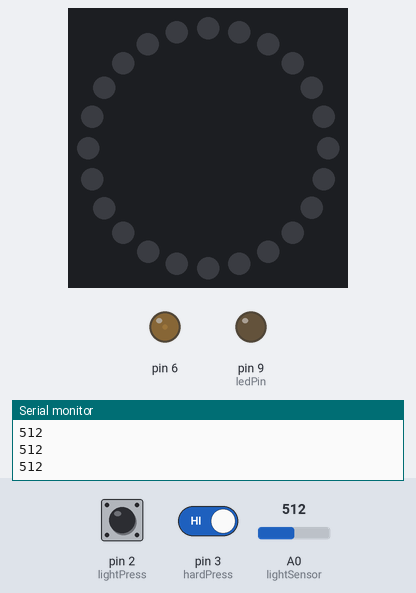
Bench run of a sketch on a simulated Arduino Uno, built with avr-gcc and run on an emulated ATmega328P. Shown: 24 RGB LEDs in a ring, first at the top, clockwise, output pins drawn as LEDs (lit = HIGH), the last lines printed to the serial monitor. The inputs (shaded band) are chosen by the test bench; at power-on: A0 (lightSensor) = 512, pin 2 (lightPress) HIGH, pin 3 (hardPress) HIGH.

Above: at 1.8 s.
1.9 s: A0 (lightSensor) set to 541
At 2.61 s:
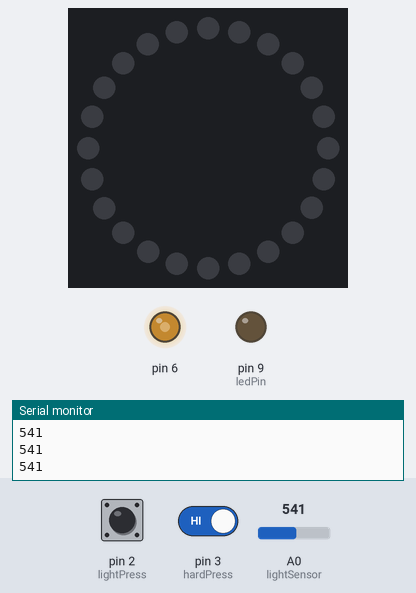
4.9 s: pin 2 (lightPress) pulled LOW for 1 s
At 5.4 s:
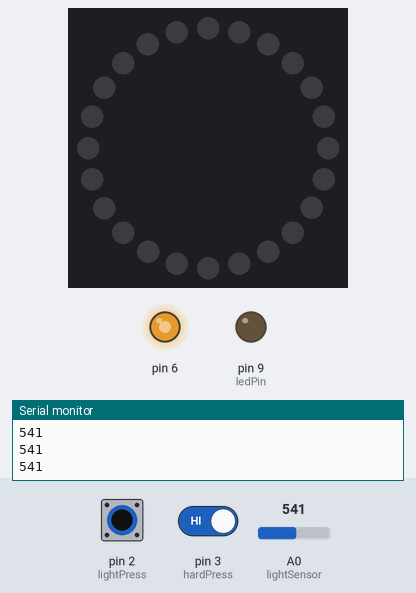
6.5 s: A0 (lightSensor) set to 511
8.5 s: pin 2 (lightPress) pulled LOW for 0.15 s
9.2 s: pin 2 (lightPress) driven LOW and pin 3 (hardPress) driven LOW
12.2 s: pin 2 (lightPress) driven HIGH
Timing chart, 0 to 15.4 s (numbered marks = the images above; inputs shaded):
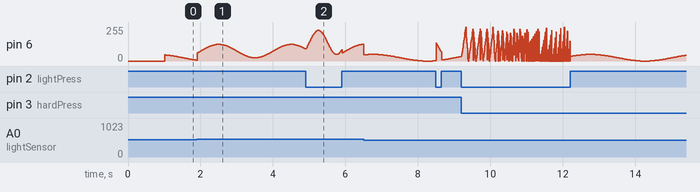

The sketch:

pointlights.ino
```cpp
//Version 5.2 - Adding behaviour

//For neopixels...
#include <Adafruit_NeoPixel.h>
const byte neoPin = 11;       //Global GPIO pin
const byte neoPixels = 24;    //Global constant for number of pixels
byte neoBright = 100;         //Variable for Neopixel brightness

// Create new Neopixel ring object
Adafruit_NeoPixel ring = Adafruit_NeoPixel(neoPixels, neoPin, NEO_GRB);


enum ledStates {START, INCREASE, DECREASE, STAY, WAVE, OFF, ON, INCREASEAGAIN, HALFSINE, OFF2, FADEOUT}; // Here we make nicknames for the different states our program supports.
enum ledStates ledState; // We define 'ledState' as type ledStates'
enum ledStates previousLedState = ledState;

unsigned long startMillis;  //some global variables available anywhere in the program
unsigned long currentMillis;

//Global variables
int brightness = 0; // our main variable for setting the brightness of the LED
float velocity = 1.0; // the speed at which we change the brightness.
int ledPin = 9; // we use pin 9 for PWM
int cringeCounter = 0;

//Sensor for pressure
int lightPress = 2;
int hardPress = 3;

int lightSensor = A0;
int ambientLight = 0;

int lightTrim = 10;

//Variables for controlling patterns
int maxLength;
int chargeState;    //255 is 100 percent
int holdChargeState;    //255 is 100 percent
int pauseTime;    //255 is 100 percent
int storeState;
int fading = 0;
//State
int globalState = 0;
int painCounter = 0;
int painSwitch = 0;

//Am I alive?
int startUpCounter = 0;
int alive = 1;

int hlrCount = 0;
int hlrFreqCheck = 0;
int lifeCounter = 0;
int requiredHlrCount = 10;
int sensitivity = 0;

int lives = 2;
int maxPain = 100;

void setup() {
  // put your setup code here, to run once:
  pinMode(ledPin, OUTPUT); // set ledPin as an output.
  Serial.begin(9600); // initiate the Serial monitor so we can use the Serial Plotter to graph our patterns

  //Sensor
  pinMode(A0, INPUT);
  pinMode(hardPress, INPUT_PULLUP);
  pinMode(lightPress, INPUT_PULLUP);

  //Start over
  pinMode(10, INPUT_PULLUP);

  //Setup for ring
  ring.begin();
  ring.setBrightness(neoBright);
  ring.show();

}

void loop() {
  if (startUpCounter == 0) {    //Only first time
    startUp();
  }

  //READ SENSORS

  int readLight = analogRead(lightSensor);
  Serial.println(readLight);
  int lightPressure = digitalRead(2);
  int hardPressure = digitalRead(3);

  lightPressure = map(lightPressure, 0, 1, 1, 0);
  hardPressure = map(hardPressure, 0, 1, 1, 0);

  //Killed state
  if (alive == 0) {
    Serial.print("Dead... ");
    Serial.println(readLight);
     Serial.print("required... ");
     Serial.println(ambientLight);

    if (readLight < ambientLight + 10 && lifeCounter < lives) {
      Serial.println("Put down again");

      //reset those badboys
      hlrCount = 0;
      hlrFreqCheck = 0;

      //painswitch?

      if (cringeCounter >= 10){
         alive = 1;
         cringeCounter = 0;
         startUp();

      }
      cringeCounter++;
      delay(500);

    } else {
      die();

      Serial.println(readLight);
      delay(10); //instead of milis????
    }

  } else {

    //Map sensor value to conditions and state
    if (hardPressure == 1 && lightPressure == 1) {                   // IF HARD?
      globalState = 1;

    } else if (lightPressure == 1 && hardPressure == 0) {                          //IF LIGHT?
      globalState = 2;

    } else if (readLight > ambientLight + lightTrim && lightPressure == 0) {            //0
      globalState = 3;

    } else {
      globalState = 4;          //IF nothing?
    }

    //States
    if (globalState == 1) {        // 100
     //Define variables
       if (painCounter > maxPain) {
        lifeCounter++;
        die();
       } else {
        increaseDecrease();      //Composing function
       }
      delay(10);
      setLed();

      //analogWrite(ledPin, brightness);
      currentMillis = millis(); //store the current time since the program started

     } else if (globalState == 2) {        // 75
      //Define variables
      maxLength = 100;
      chargeState = 130;    //255 is 100 percent
      holdChargeState = 1200;    //255 is 100 percent
      pauseTime = 1000;    //255 is 100 percent

      changeState(WAVE);
      waveThem();    //Composing function

      delay(10);
      setLed();

      //analogWrite(ledPin, brightness);
      currentMillis = millis(); //store the current time since the program started

    } else if (globalState == 3) {        // 50
      waveSlow();
      delay(10);

      setLed();
      //analogWrite(ledPin, brightness);
      currentMillis = millis(); //store the current time since the program started

    } else if (globalState == 4) {

      if (painCounter % 2 == true && painSwitch == 0) {
        painSwitch = 1;
      } else {
        painCounter = painCounter * 0.99999997;
        painSwitch = 0;
      }
      /*
      Serial.print("The current pain is: ");
      Serial.print(painCounter);
      Serial.println(" painThymes");
      constantWave();
      */
      constantWave();
      delay(10);

      setLed();
      //Write(ledPin, brightness);
      currentMillis = millis(); //store the current time since the program started

    }
  }

}

void compose() {
  switch (ledState){

  case START:
    plot("START", brightness);
    brightness = 255;
    if (currentMillis - startMillis >= maxLength){
      changeState(DECREASE);
      }
    break;

  case INCREASE:
    //brightness = increase_brightness(brightness, 18);
    brightness = expInc_brightness(brightness, 20);

    plot("INCREASING", brightness);

    if (brightness > 250){
      //ledState = WAVE;
      changeState(OFF);
      }
   break;

  case DECREASE:
    //brightness = decrease_brightness(brightness, 20);
    brightness = expDec_brightness(brightness, maxLength/10);

    plot("DECREASING", brightness);
      if (brightness <= chargeState){
      changeState(OFF2);
      }
     break;

  case INCREASEAGAIN:
    brightness = increase_brightness(brightness, 20);

    plot("INCREASING", brightness);

    if (brightness >= 130){
      //ledState = WAVE;
      changeState(OFF);
    }

    break;

  case WAVE:
    plot("WAVE", brightness);
    brightness = 180;
    brightness = sinewave(1000,256,0); // you can tweak the parameters of the sinewave

    setLed();
    //analogWrite(ledPin, brightness);

    if (currentMillis - startMillis >= 5000){ //change state after 5 secs by comparing the time elapsed since we last change state
      changeState(START);
      }
    break;

  case STAY:
    plot("STAY", brightness);
    brightness = brightness;
    break;

  case ON:
    plot("ON", brightness);
    brightness = 255;
    break;

  case OFF:
    plot("OFF", brightness);
    brightness = 0;
    if (currentMillis - startMillis >= pauseTime){
      changeState(START);
      //globalState++;
      }
    break;

  case OFF2:
  plot("OFF", brightness);
  brightness = chargeState;
  if (currentMillis - startMillis >= holdChargeState){
    changeState(FADEOUT);
    }
  break;

  case FADEOUT:
  //brightness = decrease_brightness(brightness, 20);
    brightness = expDec_brightness(brightness, maxLength/5);;

    plot("DECREASING", brightness);
      if (brightness <= 0){
      changeState(OFF);
      }
     break;
  }
}

void startUp() {
   delay(1000);

    ambientLight = analogRead(lightSensor);

    Serial.println("Started");
    Serial.print("Ambient light is: ");
    Serial.println(ambientLight);

    startUpCounter = 1;
}
void waveThem() {
  plot("WAVE", brightness);
  brightness = brightness;
  brightness = sinewave(1000,180,50); // you can tweak the parameters of the sinewave
  setLed();
  //analogWrite(ledPin, brightness);

  if (currentMillis - startMillis >= 5000){ //change state after 5 secs by comparing the time elapsed since we last change state
    changeState(START);
    }
}
void waveSlow() {
  plot("WAVE", brightness);
  brightness = brightness;
  brightness = sinewave(2000,100, 25); // you can tweak the parameters of the sinewave

  setLed();
  //analogWrite(ledPin, brightness);

  if (currentMillis - startMillis >= 5000){ //change state after 5 secs by comparing the time elapsed since we last change state
    changeState(START);
    }
}

void constantWave() {
  plot("WAVE", brightness);
  brightness = brightness;
  brightness = sinewave(3000,50,0); // you can tweak the parameters of the sinewave

  if (currentMillis - startMillis >= 5000){ //change state after 5 secs by comparing the time elapsed since we last change state
    changeState(START);
    }
}
void increaseDecrease() {
  if (ledState == 0 || ledState == 4) {
    changeState(INCREASE);
  }
  switch (ledState){

  case INCREASE:
    brightness = increase_brightness(brightness, 20 + (painCounter * painCounter/2));
    //brightness = expInc_brightness(brightness, 20);

    plot("INCREASING", brightness);

    if (brightness >= 250){
      //ledState = WAVE;
      changeState(DECREASE);
      }
   break;

  case DECREASE:
    brightness = decrease_brightness(brightness, 40 + (painCounter * painCounter/2));
    //brightness = expDec_brightness(brightness, maxLength/10);

    plot("DECREASING", brightness);
      if (brightness <= 0){
      changeState(INCREASE);
      painCounter++;
      /*
      Serial.print("Pain for: ");
      Serial.print(painCounter);
      Serial.println(" painThymes");
      */
      }
     break;
  }
}

//Helper functions
void die() {
  alive = 0;

  if (brightness <= 0){
    //Callback for died
    //Serial.print("died ... ");
  } else {
    brightness = expDec_brightness(brightness, 2);

    plot("DECREASING", brightness);
  }
}

void changeState(ledStates newState){
    // call to change state, will keep track of time since last state
    startMillis = millis();
    ledState = newState;
  }

void plot(char *state, int brightness){
    // use this function to plot a graph.
    // it will normalize the auto-scaling plotter
    //Serial.print(state);
    //Serial.print(", ");
    //Serial.print(brightness);
    //Serial.println(", 0, 300");
  }

int increase_brightness (int brightness, float velocity){
    return brightness = brightness + 1 * velocity;
  }

int expInc_brightness (int brightness, float velocity){
  int output = brightness + brightness/velocity + 1;

  if (output >= 255) {
    return 255;
  } else {
    return output;
  }
}

int decrease_brightness (int brightness, float velocity){
  int output = brightness = brightness - 1 * velocity;

  if (brightness > 0) {
    return output;
  } else {
    return 0;
  }
}

int expDec_brightness (int brightness, float velocity){
  int output = brightness = brightness - brightness/velocity - 1;

  if (brightness > 0) {
    return output;
  } else {
    return 0;
  }
}

int sinewave(float duration, float amplitude, int offset){
    // Generate a sine oscillation, return a number.
    // In case you are using this for analogWrite, make sure the amplitude does not exceed 256
    float period = millis()/duration; // Duration iapn ms determines the wavelength.
    float midpoint = amplitude / 2; // set the midpoint of the wave at half the amplitude so there are no negative numbers
    int value = midpoint + midpoint * sin ( period * 2.0 * PI );

    value = value + offset; //offset allows you to move the wave up and down on the Y-axis. Should not exceed the value of amplitude to prevent clipping.
    return value;
  }

int halSine(float duration, float amplitude, int offset){
    // Generate a sine oscillation, return a number.
    // In case you are using this for analogWrite, make sure the amplitude does not exceed 256
    float period = millis()/duration; // Duration in ms determines the wavelength.
    float midpoint = amplitude / 2; // set the midpoint of the wave at half the amplitude so there are no negative numbers
    int value = midpoint + midpoint * sin ( period * 2.0 * PI );
    value = value + offset; //offset allows you to move the wave up and down on the Y-axis. Should not exceed the value of amplitude to prevent clipping.
    return value;
  }

void setLed() {
  analogWrite(6, brightness);
}
```

Measured:
- the behaviour switches between 522 and 523 on A0 (lightSensor) (found by bisection; images 0 and 1)
